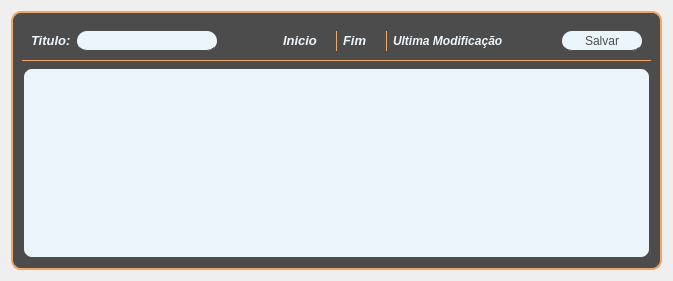
            <widget class="QWidget" name="EditarNotas2">
             <layout class="QVBoxLayout" name="verticalLayout_40">
              <item>
               <widget class="QFrame" name="frame_46">
                <property name="styleSheet">
                 <string notr="true">background-color: rgb(76, 76, 76);
color: rgb(240, 168, 104);
border-radius: 10px;
border-style: solid;
border-width: 2px;
border-color: rgb(240, 168, 104);</string>
                </property>
                <property name="frameShape">
                 <enum>QFrame::StyledPanel</enum>
                </property>
                <property name="frameShadow">
                 <enum>QFrame::Raised</enum>
                </property>
                <layout class="QVBoxLayout" name="verticalLayout_39">
                 <item>
                  <widget class="QFrame" name="frame_47">
                   <property name="styleSheet">
                    <string notr="true">color: rgb(237, 245, 252);
border-radius: none;
border-top: none;
border-right: none;
border-left: none;
border-width: 1px;</string>
                   </property>
                   <property name="frameShape">
                    <enum>QFrame::StyledPanel</enum>
                   </property>
                   <property name="frameShadow">
                    <enum>QFrame::Raised</enum>
                   </property>
                   <layout class="QHBoxLayout" name="horizontalLayout_27">
                    <item>
                     <widget class="QLabel" name="label_39">
                      <property name="styleSheet">
                       <string notr="true">border: none;</string>
                      </property>
                      <property name="text">
                       <string>&lt;html&gt;&lt;head/&gt;&lt;body&gt;&lt;p&gt;&lt;span style=&quot; font-size:10pt; font-weight:600; font-style:italic;&quot;&gt;Titulo:&lt;/span&gt;&lt;/p&gt;&lt;/body&gt;&lt;/html&gt;</string>
                      </property>
                     </widget>
                    </item>
                    <item>
                     <widget class="QLineEdit" name="lineEdit_17">
                      <property name="sizePolicy">
                       <sizepolicy hsizetype="Expanding" vsizetype="Preferred">
                        <horstretch>0</horstretch>
                        <verstretch>0</verstretch>
                       </sizepolicy>
                      </property>
                      <property name="minimumSize">
                       <size>
                        <width>140</width>
                        <height>20</height>
                       </size>
                      </property>
                      <property name="maximumSize">
                       <size>
                        <width>160</width>
                        <height>16777215</height>
                       </size>
                      </property>
                      <property name="styleSheet">
                       <string notr="true">background-color: rgb(237, 245, 252);
border-radius: 10px;
color: rgb(76, 76, 76);
border-color: none;</string>
                      </property>
                     </widget>
                    </item>
                    <item>
                     <spacer name="horizontalSpacer_7">
                      <property name="orientation">
                       <enum>Qt::Horizontal</enum>
                      </property>
                      <property name="sizeType">
                       <enum>QSizePolicy::Preferred</enum>
                      </property>
                      <property name="sizeHint" stdset="0">
                       <size>
                        <width>60</width>
                        <height>2</height>
                       </size>
                      </property>
                     </spacer>
                    </item>
                    <item>
                     <widget class="QLabel" name="label_40">
                      <property name="styleSheet">
                       <string notr="true">border: none;</string>
                      </property>
                      <property name="text">
                       <string>&lt;html&gt;&lt;head/&gt;&lt;body&gt;&lt;p&gt;&lt;span style=&quot; font-size:10pt; font-weight:600; font-style:italic;&quot;&gt;Inicio&lt;/span&gt;&lt;/p&gt;&lt;/body&gt;&lt;/html&gt;</string>
                      </property>
                     </widget>
                    </item>
                    <item>
                     <widget class="QLabel" name="label_41">
                      <property name="styleSheet">
                       <string notr="true">border: none;</string>
                      </property>
                      <property name="text">
                       <string/>
                      </property>
                     </widget>
                    </item>
                    <item>
                     <widget class="Line" name="line_4">
                      <property name="sizePolicy">
                       <sizepolicy hsizetype="Expanding" vsizetype="Expanding">
                        <horstretch>0</horstretch>
                        <verstretch>0</verstretch>
                       </sizepolicy>
                      </property>
                      <property name="minimumSize">
                       <size>
                        <width>1</width>
                        <height>20</height>
                       </size>
                      </property>
                      <property name="maximumSize">
                       <size>
                        <width>1</width>
                        <height>16777215</height>
                       </size>
                      </property>
                      <property name="styleSheet">
                       <string notr="true">background-color: rgb(240, 168, 104);
border: none;
border-radius: none;</string>
                      </property>
                      <property name="orientation">
                       <enum>Qt::Vertical</enum>
                      </property>
                     </widget>
                    </item>
                    <item>
                     <widget class="QLabel" name="label_42">
                      <property name="styleSheet">
                       <string notr="true">border: none;</string>
                      </property>
                      <property name="text">
                       <string>&lt;html&gt;&lt;head/&gt;&lt;body&gt;&lt;p&gt;&lt;span style=&quot; font-size:10pt; font-weight:600; font-style:italic;&quot;&gt;Fim&lt;/span&gt;&lt;/p&gt;&lt;/body&gt;&lt;/html&gt;</string>
                      </property>
                     </widget>
                    </item>
                    <item>
                     <widget class="QLabel" name="label_43">
                      <property name="styleSheet">
                       <string notr="true">border: none;</string>
                      </property>
                      <property name="text">
                       <string/>
                      </property>
                     </widget>
                    </item>
                    <item>
                     <widget class="Line" name="line_5">
                      <property name="sizePolicy">
                       <sizepolicy hsizetype="Expanding" vsizetype="Expanding">
                        <horstretch>0</horstretch>
                        <verstretch>0</verstretch>
                       </sizepolicy>
                      </property>
                      <property name="minimumSize">
                       <size>
                        <width>1</width>
                        <height>20</height>
                       </size>
                      </property>
                      <property name="maximumSize">
                       <size>
                        <width>1</width>
                        <height>16777215</height>
                       </size>
                      </property>
                      <property name="styleSheet">
                       <string notr="true">background-color: rgb(240, 168, 104);
border: none;
border-radius: none;</string>
                      </property>
                      <property name="orientation">
                       <enum>Qt::Vertical</enum>
                      </property>
                     </widget>
                    </item>
                    <item>
                     <widget class="QLabel" name="label_44">
                      <property name="styleSheet">
                       <string notr="true">border: none;</string>
                      </property>
                      <property name="text">
                       <string>&lt;html&gt;&lt;head/&gt;&lt;body&gt;&lt;p&gt;&lt;span style=&quot; font-size:9pt; font-weight:600; font-style:italic;&quot;&gt;Ultima Modificação&lt;/span&gt;&lt;/p&gt;&lt;/body&gt;&lt;/html&gt;</string>
                      </property>
                     </widget>
                    </item>
                    <item>
                     <widget class="QLabel" name="label_45">
                      <property name="styleSheet">
                       <string notr="true">border: none;</string>
                      </property>
                      <property name="text">
                       <string/>
                      </property>
                     </widget>
                    </item>
                    <item>
                     <spacer name="horizontalSpacer_8">
                      <property name="orientation">
                       <enum>Qt::Horizontal</enum>
                      </property>
                      <property name="sizeHint" stdset="0">
                       <size>
                        <width>40</width>
                        <height>20</height>
                       </size>
                      </property>
                     </spacer>
                    </item>
                    <item>
                     <widget class="QPushButton" name="pushButton_20">
                      <property name="sizePolicy">
                       <sizepolicy hsizetype="Expanding" vsizetype="Preferred">
                        <horstretch>0</horstretch>
                        <verstretch>0</verstretch>
                       </sizepolicy>
                      </property>
                      <property name="minimumSize">
                       <size>
                        <width>80</width>
                        <height>20</height>
                       </size>
                      </property>
                      <property name="maximumSize">
                       <size>
                        <width>80</width>
                        <height>16777215</height>
                       </size>
                      </property>
                      <property name="styleSheet">
                       <string notr="true">background-color: rgb(237, 245, 252);
border-radius: 10px;
color: rgb(76, 76, 76);
border-color: none;</string>
                      </property>
                      <property name="text">
                       <string>Salvar</string>
                      </property>
                     </widget>
                    </item>
                   </layout>
                  </widget>
                 </item>
                 <item>
                  <widget class="QPlainTextEdit" name="plainTextEdit_3">
                   <property name="styleSheet">
                    <string notr="true">background-color: rgb(237, 245, 252);
border-radius: 10px;
color: rgb(76, 76, 76);
border-color: none;</string>
                   </property>
                  </widget>
                 </item>
                </layout>
               </widget>
              </item>
             </layout>
            </widget>
